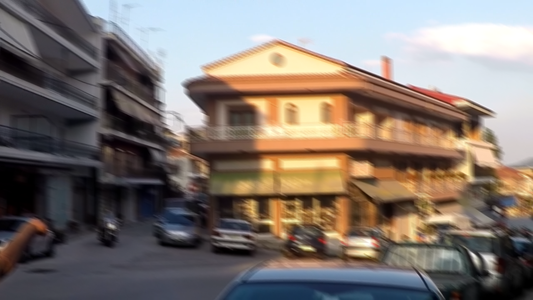
#> input picture pic/GOPR0372_07_00_000047.png, 533 x 300 px, shrunk from 1280 x 720 before the run
$ python 1.py
#> lines starting #> are read from the running program, lines starting #| are printed output that depends on the picture; after the words box and inside, x2 and y2 are one past the last pixel; in counts of white or black regions, pixels touching at a corner belong together; long printed decimals are rounded
import numpy as np
import cv2
import matplotlib.pyplot as plt


def hann2d(h: int, w: int) -> np.ndarray:
    """2D Hann window."""
    wy = np.hanning(h)
    wx = np.hanning(w)
    return np.outer(wy, wx).astype(np.float32)


def fft_amplitude_phase(patch: np.ndarray, use_hann: bool = True):
    """
    Compute centered FFT amplitude/phase for a grayscale patch.
    patch: float32, range [0,1] preferred
    """
    patch = patch.astype(np.float32)
    if use_hann:
        patch = patch * hann2d(*patch.shape)

    F = np.fft.fft2(patch)
    F = np.fft.fftshift(F)

    amp = np.abs(F)
    phase = np.angle(F)

    # log amplitude is usually easier to use
    log_amp = np.log1p(amp)
    return log_amp, phase


def build_polar_grids(h: int, w: int):
    """
    Return radius rho and angle theta grids for a centered spectrum.
    theta is mapped to [0, pi), i.e. direction not orientation.
    """
    cy, cx = h // 2, w // 2
    yy, xx = np.indices((h, w))
    x = xx - cx
    y = yy - cy

    rho = np.sqrt(x ** 2 + y ** 2)

    # angle in [0, 2pi)
    theta = np.arctan2(y, x)
    theta = np.mod(theta, np.pi)  # collapse theta and theta+pi into same direction
    return rho, theta


def sector_direction_prior(
    patch: np.ndarray,
    num_sectors: int = 12,
    r_min_ratio: float = 0.08,
    r_max_ratio: float = 0.45,
    radial_power: float = 1.0,
    use_soft_sector: bool = False,
    soft_sigma_deg: float = 10.0,
):
    """
    Compute sector-wise directional prior P_k from a single patch.

    Returns:
        result: dict with
            - log_amp
            - phase
            - sector_energy
            - sector_prior
            - dir_confidence
            - blur_score
            - theta_centers_deg
    """
    if patch.ndim == 3:
        patch = cv2.cvtColor(patch, cv2.COLOR_BGR2GRAY)

    patch = patch.astype(np.float32)
    if patch.max() > 1.0:
        patch = patch / 255.0

    h, w = patch.shape
    log_amp, phase = fft_amplitude_phase(patch, use_hann=True)
    rho, theta = build_polar_grids(h, w)

    r_max = min(h, w) / 2.0
    r_min = r_min_ratio * r_max
    r_high = r_max_ratio * r_max

    # Use only a mid-frequency annulus
    radial_mask = (rho >= r_min) & (rho <= r_high)

    # [8 lines of commented-out code are left out]

    A2 = log_amp ** 2
    weights = np.power(np.maximum(rho, 1e-6), radial_power)

    theta_edges = np.linspace(0.0, np.pi, num_sectors + 1)
    theta_centers = 0.5 * (theta_edges[:-1] + theta_edges[1:])
    sector_energy = np.zeros(num_sectors, dtype=np.float64)

    if not use_soft_sector:
        for k in range(num_sectors):
            ang_mask = (theta >= theta_edges[k]) & (theta < theta_edges[k + 1])
            mask = radial_mask & ang_mask
            sector_energy[k] = np.sum(weights[mask] * A2[mask])
    else:
        # Soft angular binning
        sigma = np.deg2rad(soft_sigma_deg)
        for k, tc in enumerate(theta_centers):
            # shortest distance on [0, pi)
            d = np.abs(theta - tc)
            d = np.minimum(d, np.pi - d)
            ang_w = np.exp(-(d ** 2) / (2 * sigma ** 2))
            mask = radial_mask
            sector_energy[k] = np.sum(weights[mask] * A2[mask] * ang_w[mask])

    sector_prior = sector_energy / (np.sum(sector_energy) + 1e-8)

    # Direction confidence via normalized entropy
    entropy = -np.sum(sector_prior * np.log(sector_prior + 1e-12))
    dir_confidence = 1.0 - entropy / np.log(num_sectors)

    # Simple blur score: less high-frequency energy => blurrier
    # Use a second wider band to estimate retained HF ratio
    r_mid = 0.20 * r_max
    r_hi2 = 0.48 * r_max
    all_mask = (rho >= r_mid) & (rho <= r_hi2)
    hf_mask = (rho >= 0.32 * r_max) & (rho <= r_hi2)

    all_energy = np.sum(A2[all_mask]) + 1e-8
    hf_energy = np.sum(A2[hf_mask])
    hf_ratio = hf_energy / all_energy
    blur_score = 1.0 - hf_ratio

    return {
        "log_amp": log_amp,
        "phase": phase,
        "sector_energy": sector_energy,
        "sector_prior": sector_prior,
        "dir_confidence": float(dir_confidence),
        "blur_score": float(blur_score),
        "theta_centers_deg": np.rad2deg(theta_centers),
    }


def sliding_direction_prior_map(
    image: np.ndarray,
    patch_size: int = 128,
    stride: int = 32,
    num_sectors: int = 12,
):
    """
    Sliding-window directional prior on a whole image.

    Returns:
        maps: dict with
            - dir_prior_map: (H, W, K)
            - dir_conf_map: (H, W)
            - blur_map: (H, W)
            - count_map: (H, W)
    """
    if image.ndim == 3:
        gray = cv2.cvtColor(image, cv2.COLOR_BGR2GRAY)
    else:
        gray = image.copy()

    gray = gray.astype(np.float32)
    if gray.max() > 1.0:
        gray = gray / 255.0

    H, W = gray.shape
    K = num_sectors

    dir_prior_map = np.zeros((H, W, K), dtype=np.float32)
    dir_conf_map = np.zeros((H, W), dtype=np.float32)
    blur_map = np.zeros((H, W), dtype=np.float32)
    count_map = np.zeros((H, W), dtype=np.float32)

    for y in range(0, H - patch_size + 1, stride):
        for x in range(0, W - patch_size + 1, stride):
            patch = gray[y:y + patch_size, x:x + patch_size]
            res = sector_direction_prior(
                patch,
                num_sectors=num_sectors,
                r_min_ratio=0.08,
                r_max_ratio=0.45,
                radial_power=1.0,
                use_soft_sector=True,
                soft_sigma_deg=10.0,
            )

            p = res["sector_prior"].astype(np.float32)
            c = np.float32(res["dir_confidence"])
            b = np.float32(res["blur_score"])

            # Fill center region or whole patch; here use whole patch averaging
            dir_prior_map[y:y + patch_size, x:x + patch_size, :] += p[None, None, :]
            dir_conf_map[y:y + patch_size, x:x + patch_size] += c
            blur_map[y:y + patch_size, x:x + patch_size] += b
            count_map[y:y + patch_size, x:x + patch_size] += 1.0

    valid = count_map > 0
    dir_prior_map[valid] /= count_map[valid][:, None]
    dir_conf_map[valid] /= count_map[valid]
    blur_map[valid] /= count_map[valid]

    return {
        "dir_prior_map": dir_prior_map,
        "dir_conf_map": dir_conf_map,
        "blur_map": blur_map,
        "count_map": count_map,
    }


def visualize_patch_result(patch: np.ndarray, res: dict, title: str = "patch", save_path: str = None):
    """Show patch, log amplitude, phase, and sector prior bar plot. Optionally save to file."""
    log_amp = res["log_amp"]
    phase = res["phase"]
    sector_prior = res["sector_prior"]
    theta_deg = res["theta_centers_deg"]

    plt.figure(figsize=(12, 3.5))

    plt.subplot(1, 4, 1)
    plt.imshow(patch, cmap="gray")
    plt.title(title)
    plt.axis("off")

    plt.subplot(1, 4, 2)
    plt.imshow(log_amp, cmap="viridis")
    plt.title("log amplitude")
    plt.axis("off")

    plt.subplot(1, 4, 3)
    plt.imshow(phase, cmap="viridis")
    plt.title("phase")
    plt.axis("off")

    plt.subplot(1, 4, 4)
    plt.bar(theta_deg, sector_prior, width=180 / len(theta_deg) * 0.8)
    plt.title(f"sector prior\nconf={res['dir_confidence']:.4f}, blur={res['blur_score']:.4f}")
    plt.xlabel("direction (deg)")
    plt.ylabel("prior")

    plt.tight_layout()
    if save_path is not None:
        plt.savefig(save_path, dpi=200)
    plt.show()


def visualize_maps(gray: np.ndarray, maps: dict, sector_idx: int = None, save_path: str = None):
    """
    Visualize image, blur map, direction confidence map,
    and optionally one sector prior map. Optionally save to file.
    """
    dir_conf_map = maps["dir_conf_map"]
    blur_map = maps["blur_map"]
    dir_prior_map = maps["dir_prior_map"]

    if gray.ndim == 3:
        gray = cv2.cvtColor(gray, cv2.COLOR_BGR2GRAY)

    plt.figure(figsize=(12, 4))

    plt.subplot(1, 3 if sector_idx is None else 4, 1)
    plt.imshow(gray, cmap="gray")
    plt.title("input")
    plt.axis("off")

    plt.subplot(1, 3 if sector_idx is None else 4, 2)
    plt.imshow(blur_map, cmap="jet")
    plt.title("blur map")
    plt.axis("off")
    plt.colorbar(fraction=0.046, pad=0.04)

    plt.subplot(1, 3 if sector_idx is None else 4, 3)
    plt.imshow(dir_conf_map, cmap="jet")
    plt.title("direction confidence")
    plt.axis("off")
    plt.colorbar(fraction=0.046, pad=0.04)

    if sector_idx is not None:
        plt.subplot(1, 4, 4)
        plt.imshow(dir_prior_map[:, :, sector_idx], cmap="jet")
        plt.title(f"sector prior k={sector_idx}")
        plt.axis("off")
        plt.colorbar(fraction=0.046, pad=0.04)

    plt.tight_layout()
    if save_path is not None:
        plt.savefig(save_path, dpi=200)
    plt.show()


if __name__ == "__main__":
    img_path = "pic/GOPR0372_07_00_000047.png"   # 改成你的路径
    img = cv2.imread(img_path, cv2.IMREAD_GRAYSCALE)
#> img: shape (300, 533); min 0, max 255, mean 119.6
    if img is None:
        raise FileNotFoundError(f"Cannot read image: {img_path}")

    y, x = 200, 200
    patch_size = 128
    patch = img[y:y + patch_size, x:x + patch_size]

    res = sector_direction_prior(
        patch,
        num_sectors=12,
        r_min_ratio=0.08,
        r_max_ratio=0.45,
        radial_power=1.0,
        use_soft_sector=True,
        soft_sigma_deg=10.0,
    )
#> in sector_direction_prior, `weights = np.power(np.maximum(rho, 1e-6), radial_power)`:
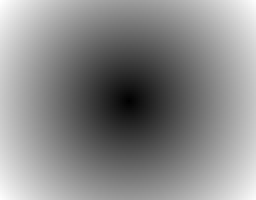
#> rho: shape (100, 128) float64 (shown 2 times larger); min 0, max 81.22, mean 43.8; drawn with min black and max white
#> after the loop in sector_direction_prior, `for k, tc in enumerate(theta_centers):`: sector_energy = [4726.2, 4101.2, 4028.3, 4462.5, 5460.8, 10781.6, 18386.7, 16717.3, 12497, 8627.9, 5883.9, 5159.5]
#> in sector_direction_prior, `sector_prior = sector_energy / (np.sum(sector_energy) + 1e-8)`: sector_prior = [0.0469, 0.0407, 0.04, 0.0443, 0.0542, 0.107, 0.182, 0.166, 0.124, 0.0856, 0.0584, 0.0512]
#> in sector_direction_prior, `entropy = -np.sum(sector_prior * np.log(sector_prior + 1e-12))`: entropy = 2.33
#> in sector_direction_prior, `dir_confidence = 1.0 - entropy / np.log(num_sectors)`: dir_confidence = 0.0613
#> in sector_direction_prior, `all_energy = np.sum(A2[all_mask]) + 1e-8`: all_energy = 3248.1
#> in sector_direction_prior, `hf_energy = np.sum(A2[hf_mask])`: hf_energy = 1369.1
#> in sector_direction_prior, `hf_ratio = hf_energy / all_energy`: hf_ratio = 0.422
#> in sector_direction_prior, `blur_score = 1.0 - hf_ratio`: blur_score = 0.578
#> res = 7 items
    patch_fig_path = f"pic/patch_sector_prior_{x}_{y}.png"
    visualize_patch_result(patch, res, title=f"patch ({x},{y})", save_path=patch_fig_path)
#> in visualize_patch_result, `theta_deg = res["theta_centers_deg"]`: theta_deg = [7.5, 22.5, 37.5, 52.5, 67.5, 82.5, 97.5, 112.5, 127.5, 142.5, 157.5, 172.5]
    print(f"Patch sector prior figure saved to: {patch_fig_path}")

    print("Sector prior:", np.round(res["sector_prior"], 4))
#| Sector prior: [0.0469 0.0407 0.04   0.0443 0.0542 0.1069 0.1823 0.1658 0.1239 0.0856
#|  0.0584 0.0512]
    print("Direction confidence:", res["dir_confidence"])
#| Direction confidence: 0.0613
    print("Blur score:", res["blur_score"])
#| Blur score: 0.5785

    maps = sliding_direction_prior_map(
        img,
        patch_size=128,
        stride=32,
        num_sectors=12,
    )
#> after the loop in sliding_direction_prior_map, `for y in range(0, H - patch_size + 1, stride):`:
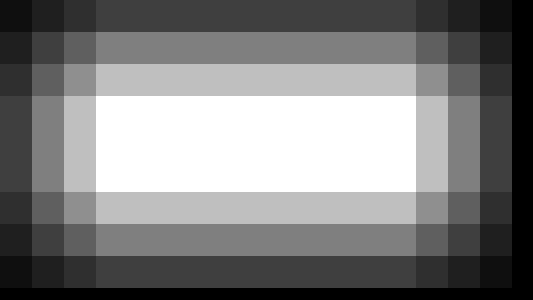
#> count_map: shape (300, 533) float32; min 0, max 16, mean 7.99; drawn with min black and max white
#> after the loop in sliding_direction_prior_map, `for y in range(0, H - patch_size + 1, stride):`:
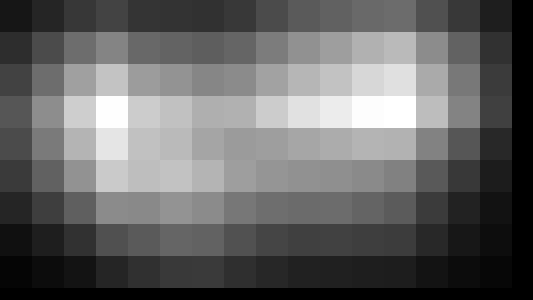
#> dir_conf_map: shape (300, 533) float32; min 0, max 2.09, mean 0.831; drawn with min black and max white
#> after the loop in sliding_direction_prior_map, `for y in range(0, H - patch_size + 1, stride):`:
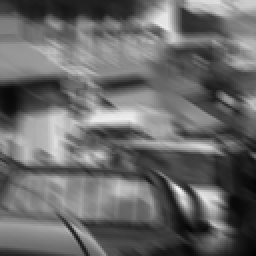
#> patch: shape (128, 128) float32 (shown 2 times larger); min 0.00392, max 0.949, mean 0.413
#> in sliding_direction_prior_map, `valid = count_map > 0`:
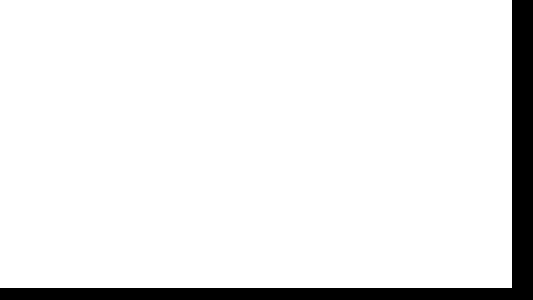
#> valid: shape (300, 533) bool; 92.2% white; 1 black region, box (x1, y1, x2, y2) and area: (0, 0, 533, 300) 12444
#> in sliding_direction_prior_map, `blur_map[valid] /= count_map[valid]`:
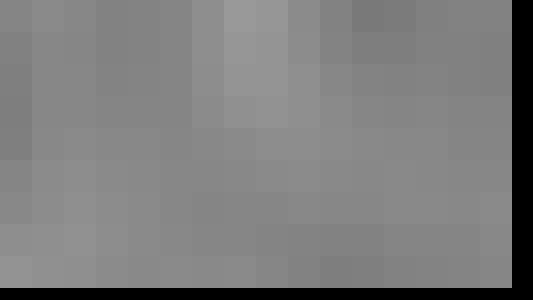
#> blur_map: shape (300, 533) float32; min 0, max 0.604, mean 0.492

    map_fig_path = "pic/whole_image_direction_map.png"
    visualize_maps(img, maps, sector_idx=2, save_path=map_fig_path)
#> in visualize_maps, `plt.savefig(save_path, dpi=200)`:
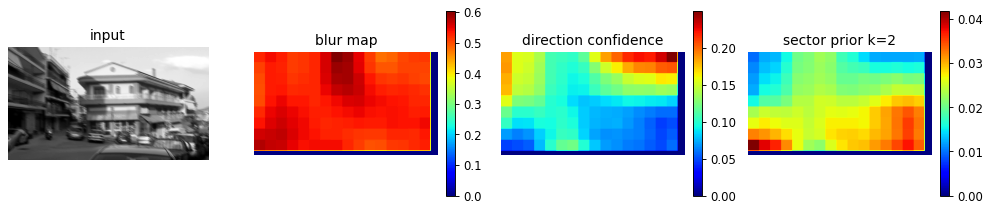
#> figure drawn by matplotlib, 7 panels
    print(f"Whole image direction map figure saved to: {map_fig_path}")

$ run again, with pic/GOPR0384_11_00_000001.png copied over pic/GOPR0372_07_00_000047.png
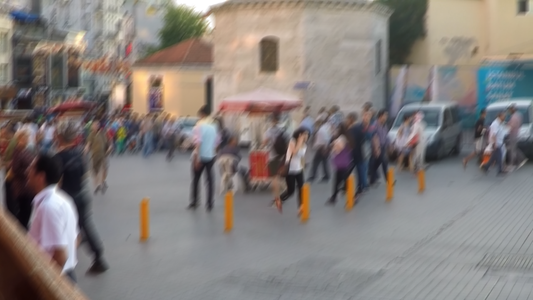
#> input picture pic/GOPR0384_11_00_000001.png, 533 x 300 px, shrunk from 1280 x 720 before the run
#> in fft_amplitude_phase, `log_amp = np.log1p(amp)`:
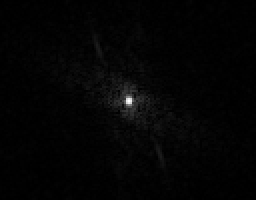
#> log_amp: shape (100, 128) float64 (shown 2 times larger); min 0.00127, max 7.44, mean 0.126; drawn with min black and max white
#> after the loop in sector_direction_prior, `for k, tc in enumerate(theta_centers):`: sector_energy = [579.4, 614.2, 641.5, 665.4, 580.3, 472.9, 419.8, 375.7, 226.3, 181, 301.2, 488.2]
#> in sector_direction_prior, `sector_prior = sector_energy / (np.sum(sector_energy) + 1e-8)`: sector_prior = [0.104, 0.111, 0.116, 0.12, 0.105, 0.0853, 0.0757, 0.0677, 0.0408, 0.0326, 0.0543, 0.088]
#> entropy = 2.42
#> dir_confidence = 0.0254
#> all_energy = 136.3
#> hf_energy = 60.95
#> hf_ratio = 0.447
#> blur_score = 0.553
#> res = 7 items
#> theta_deg = [7.5, 22.5, 37.5, 52.5, 67.5, 82.5, 97.5, 112.5, 127.5, 142.5, 157.5, 172.5]
#| Sector prior: [0.1045 0.1107 0.1157 0.12   0.1046 0.0853 0.0757 0.0677 0.0408 0.0326
#|  0.0543 0.088 ]
#| Direction confidence: 0.02539
#| Blur score: 0.5528
#> valid: shape (300, 533) bool; 92.2% white; 1 black region, box (x1, y1, x2, y2) and area: (0, 0, 533, 300) 12444
#> in sliding_direction_prior_map, `blur_map[valid] /= count_map[valid]`:
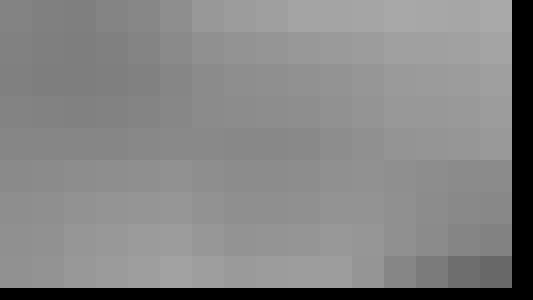
#> blur_map: shape (300, 533) float32; min 0, max 0.665, mean 0.523
